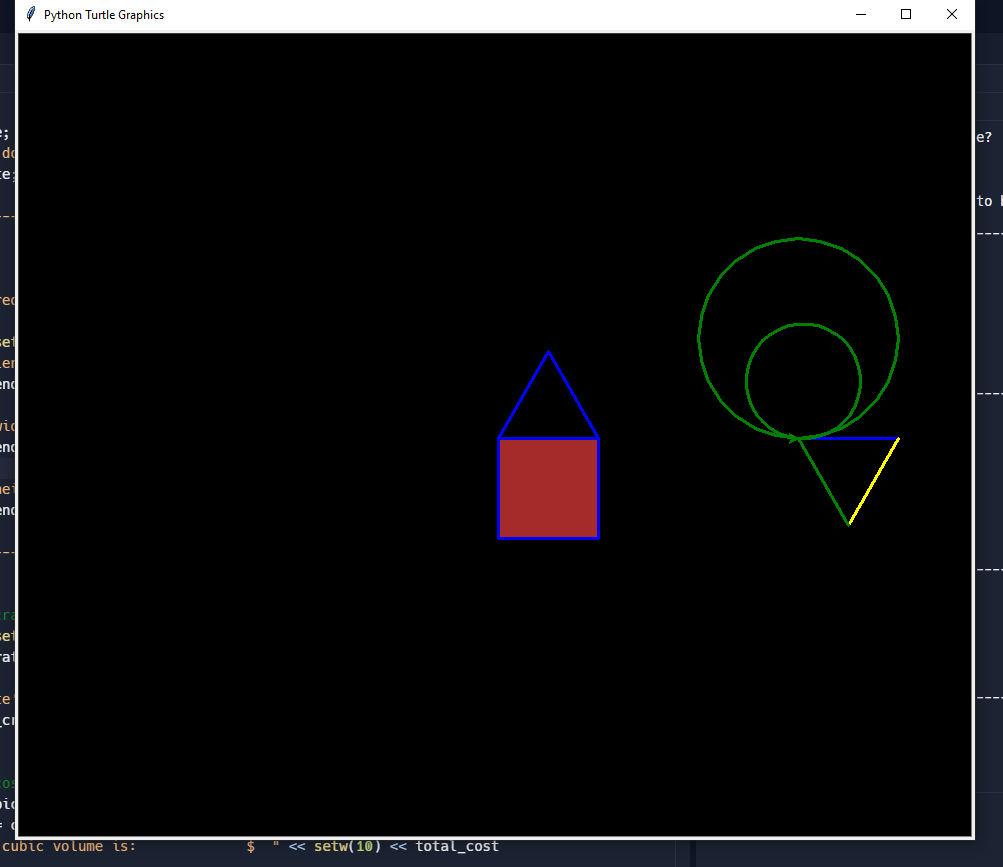

The Python source for this figure:
# CSC-134-0001
# Andrew Norris
# M2LAB2
# Turtle module
# This is a Python Program

from turtle import *

screen = Screen()
screen.bgcolor("black")

t = Turtle()
t.pencolor("blue")
t.pensize(3)

t.fillcolor("brown")
t.begin_fill()
for side in range(4):
    t.forward(100)
    t.right(90)
t.end_fill()

# put the roof on the house
for side in range(3):
    t.forward(100)
    t.left(120)

t.penup()
t.forward(300)
t.pendown()
for mycolor in ("blue","yellow","green"):
    t.color(mycolor)
    t.forward(100)
    t.right(120)

#worlds slowest circle
for side in range(36):
    t.forward(10)
    t.left(10)

t.circle(100,360) # 180 degrees is half of a circle
